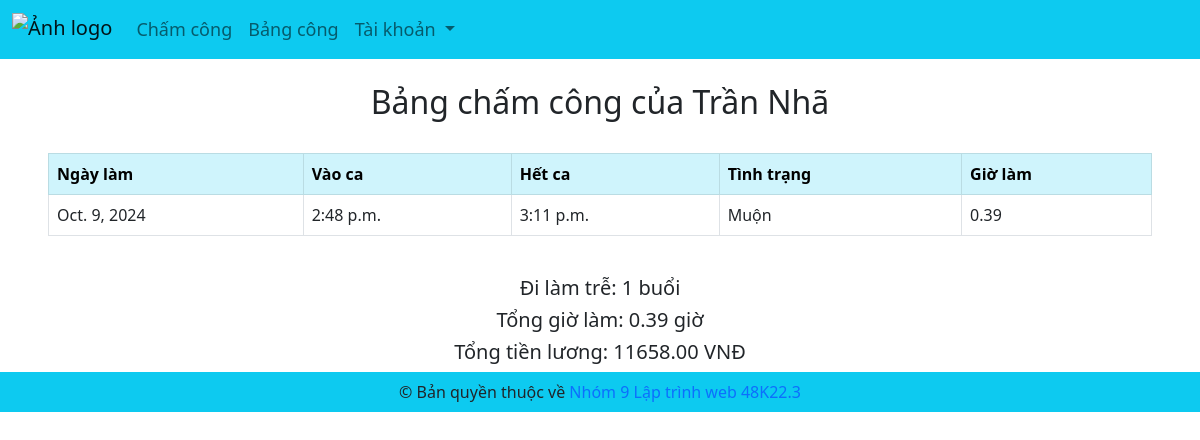
The app's page /sheet/nhanguyen123/ (signed in), older data.
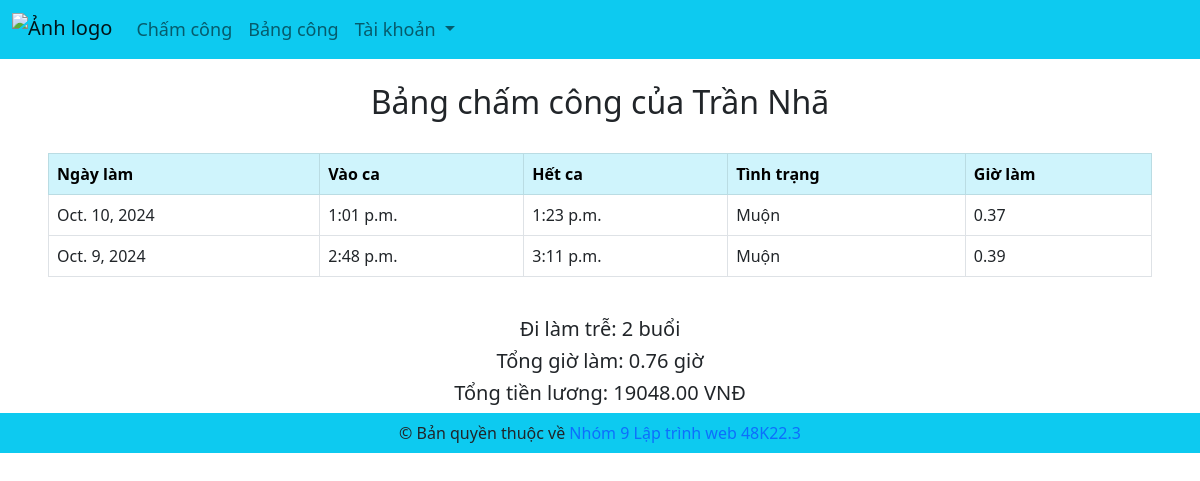
The same page, newer data.
### myapp/models.py (models this page shows, shortened)
class Sheet(models.Model):
    user=models.ForeignKey(User,on_delete=models.CASCADE)
    date=models.DateField()
    checkin=models.TimeField()
    checkout=models.TimeField(blank=True, null=True)
    work_hour=models.DecimalField(max_digits=5, decimal_places=2, blank=True, null=True)
    salary=models.DecimalField(max_digits=10, decimal_places=0, blank=True, null=True)
    status=models.CharField(max_length=20, choices=[('Đúng Giờ', 'Đúng Giờ'), ('Muộn', 'Muộn')], default='Đúng Giờ')

### myapp/views.py (the view)
# urls.py: path('sheet/', views.main_sheet, name='main-sheet')
def sheet(request, username):
    try:
        user = User.objects.get(username=username)
    except User.DoesNotExist:
        user = None
    if user and request.user.is_authenticated:
        if request.user.username == username:
            title = f'Bảng chấm công {username}'
            sheets = Sheet.objects.filter(user=user).order_by('-date')
            sheets.total_hour = sheets.aggregate(total_hour=Sum('work_hour'))['total_hour']
            sheets.total_salary = sheets.aggregate(total_salary=Sum('salary'))['total_salary']
            sheets.count_late = sheets.filter(status='Muộn').count()
            context = {'title': title,
                       'sheets': sheets}
            return render(request, 'pages/sheet.html', context)
        else:
            messages.warning(request, 'Vào của mày mà xem')
            return redirect('sheet', username=request.user.username)
    else:
        messages.error(request, 'Vui lòng đăng nhập')
        return redirect('home')

### templates/pages/sheet.html
{% extends '../layouts/base.html' %}
{% block main %}
<br>
<h2 style="text-align: center;">Bảng chấm công của {{ request.user.first_name }} {{ request.user.last_name }}</h2>
<br>
<table class="table table-hover table-bordered">
  <thead class="table-info">
    <tr>
      <th scope="col">Ngày làm</th>
      <th scope="col">Vào ca</th>
      <th scope="col">Hết ca</th>
      <th scope="col">Tình trạng</th>
      <th scope="col">Giờ làm</th>
    </tr>
  </thead>
  <tbody>
    {% for sheet in sheets %}
    <tr>
      <td>{{ sheet.date }}</td>
      <td>{{ sheet.checkin }}</td>
      <td>{{ sheet.checkout }}</td>
      <td>{{ sheet.status }}</td>
      <td>{{ sheet.work_hour }}</td>
    </tr>
    {% endfor %}
  </tbody>
</table>
<br>
<h5 style="text-align: center;">Đi làm trễ: {{ sheets.count_late }} buổi</h5>
<h5 style="text-align: center;">Tổng giờ làm: {{ sheets.total_hour|floatformat:2 }} giờ</h5>
<h5 style="text-align: center;">Tổng tiền lương: {{ sheets.total_salary|floatformat:2 }} VNĐ</h5>
{% endblock %}

Row changes from the older to the newer data that the page shows:
added Sheet: date "Oct. 10, 2024", checkin "1:01 p.m.", checkout "1:23 p.m.", status "Muộn", work_hour "0.37"
Text that changed along with them:
{{ sheets.count_late }}: "1" → "2"
{{ sheets.total_hour|floatformat:2 }}: "0.39" → "0.76"
{{ sheets.total_salary|floatformat:2 }}: "11658.00" → "19048.00"
